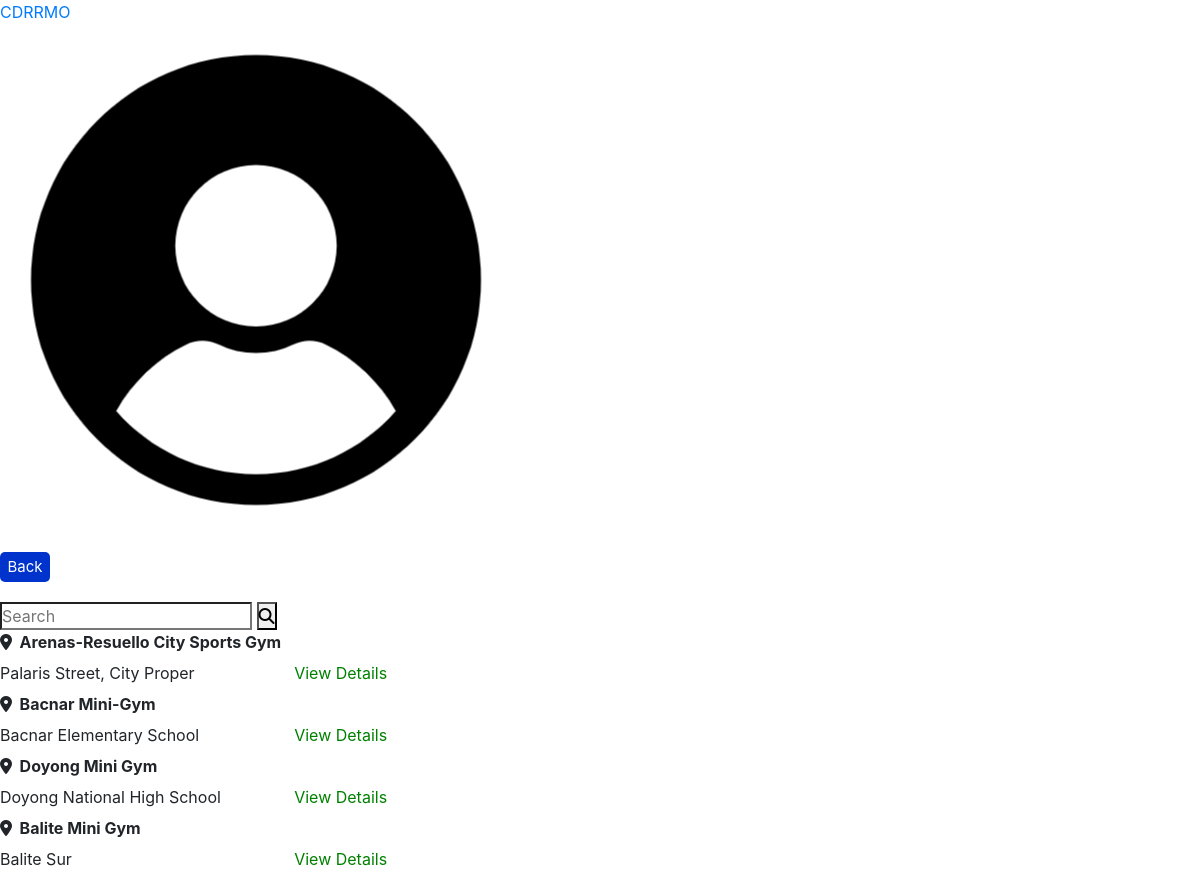
The page /evacuationsearch.php (signed in) on the database its author committed.
### tables this page shows
CREATE TABLE `evacuations` (
  `id` int(11) NOT NULL,
  `name` varchar(355) NOT NULL,
  `location` varchar(255) NOT NULL,
  `point_person` varchar(150) NOT NULL,
  `number` varchar(30) NOT NULL,
  `status` varchar(30) NOT NULL
);

### includes/session.php (called while the page is built, shortened)
<?php
	include 'includes/conn.php';
	if(isset($_SESSION['user_login'])){
		$sql = "SELECT * FROM users WHERE id = '".$_SESSION['user_login']."'";
		$query = $conn->query($sql);
		$user = $query->fetch_assoc();
	}
	else{
		header('location: index.php');
		exit();
	}
?>

### evacuationsearch.php (the view, shortened to what this page needs)
<?php
include 'includes/session.php';
$search = $_GET['search'];
$sql = "SELECT * FROM evacuations WHERE name LIKE '%$search%' || location LIKE '%$search%' || status LIKE '%$search%' ORDER BY id ASC";
$area = $conn->query($sql) or die($conn->error);
$row = $area->fetch_assoc();
?>
<!DOCTYPE html>
<html lang="en">
<head>
    <link rel="stylesheet" href="css/evacuation.css">
    <link rel="stylesheet" href="https://maxst.icons8.com/vue-static/landings/line-awesome/line-awesome/1.3.0/css/line-awesome.min.css">
    <link rel="stylesheet" href="https://cdn.jsdelivr.net/npm/bootstrap@4.6.2/dist/css/bootstrap.min.css">
</head>
<body>
<nav>
          <ul>
          <li><a href="">CDRRMO</a></li>
          <a href="profile.php?ID=<?php echo $user['id'];?>"><img src="<?php echo (!empty($user['photo'])) ? 'img/'.$user['photo'] : 'img/profile.jpg'; ?>"> </a>
          </ul>
      </nav>
      <div class="center"> <button class="back" style="width:50px;height:30px;font-size:15px;border-radius:5px; margin-bottom:20px;background:#0033cc;border:none"><a href="home.php" style="color: white;text-decoration:none;">Back</a></button></div>
      <form action="evacuationsearch.php" method="get">
            <div class="search">
            <input type="search" name="search" id="search" placeholder="Search">
            <button type="submit"><i class="fa-solid fa-magnifying-glass"></i></button>
            </div>
            </form>
    <table>
        <thead>
        <?php do{ ?>
            <tr>
                <th><i class="fa-solid fa-location-dot"></i>&nbsp;&nbsp;<?php echo $row['name'];?></th>
                <th></th>
            </tr>
        </thead>
        <tbody>
            <tr>
                <td><?php echo $row['location'];?></td>
                <td><button class="btn"><a href="evacuationdetails.php?ID=<?php echo $row['id'];?>" style="color:green; text-decoration:none">View Details</a></button></td>
            </tr>
            <?php }while($row = $area->fetch_assoc()) ?>
        </tbody>
    </table>
</body>
</html>

### css/evacuation.css (style rules this page uses)
* { margin: 0; padding: 0; box-sizing: border-box; }
a { text-decoration: none; }
li { list-style: none; }
:root { --poppins: 'Poppins', sans-serif; --lato: 'Lato', sans-serif; --light: #F9F9F9; --orange: #ff6600; --light-blue: #CFE8FF; --grey: #eee; --dark-grey: #AAAAAA; --dark: #342E37; --red: #DB504A; --yellow: #FFCE26; --light-yellow: #FFF2C6; --orange: #FD7238; --light-orange: #FFE0D3; }
html { overflow-x: hidden; }
body { background: var(--grey); overflow-x: hidden; }

### rows shown on the page
evacuations: name "Arenas-Resuello City Sports Gym", location "Palaris Street, City Proper"
evacuations: name "Bacnar Mini-Gym", location "Bacnar Elementary School"
evacuations: name "Doyong Mini Gym", location "Doyong National High School"
evacuations: name "Balite Mini Gym", location "Balite Sur"
